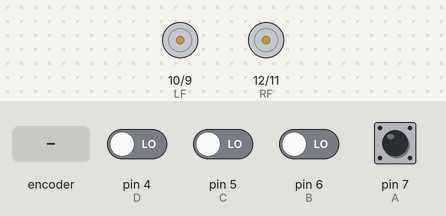
Bench run of a sketch on a simulated Arduino Uno, built with avr-gcc and run on an emulated ATmega328P. Shown: motor-driver pin pairs drawn as motors (green arrow = first pin HIGH = forward, orange = second pin HIGH = backward, longer = more drive). The test bench sets the inputs (shaded band); at power-on: pin 7 (A) HIGH, pin 4 (D), pin 5 (C), pin 6 (B) LOW.

Above: at 1.8 s.
1.9 s: pin 4 (D) driven HIGH and pin 5 (C) driven HIGH
At 2.4 s:
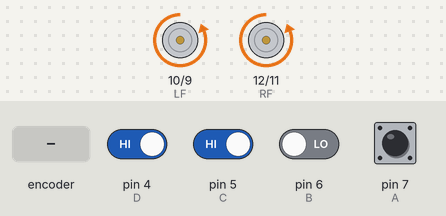
4.9 s: rotary encoder on pin 7 (A) / pin 6 (B) turned 1 step (first pin leading)
At 5.7 s:
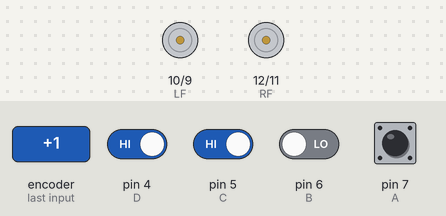
6.6 s: pin 4 (D) driven LOW
At 8.2 s:
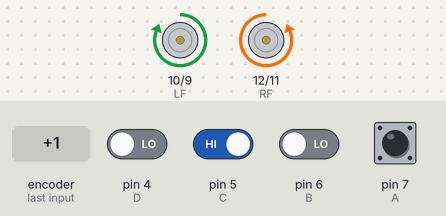
8.5 s: pin 4 (D) driven HIGH
At 9.3 s:
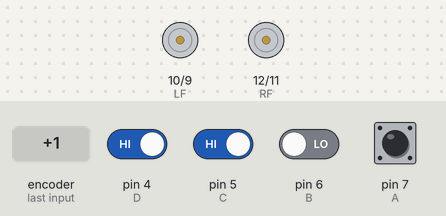
10.0 s: pin 5 (C) driven LOW
At 10.4 s:
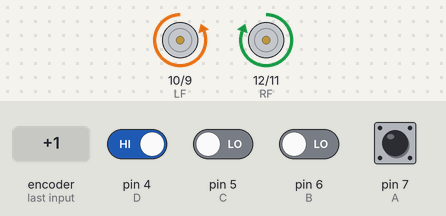
13.0 s: pin 5 (C) driven HIGH
At 13.6 s:
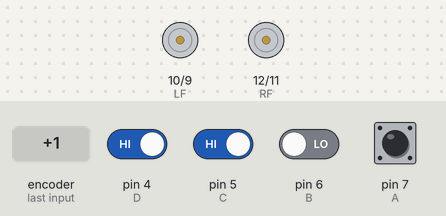
Timing chart, 0 to 15.5 s (numbered marks = the images above; inputs shaded):
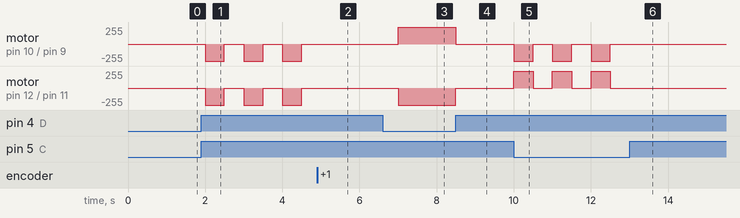

The sketch:

rc_mine_detector_Code.ino
```cpp
int LF=10;//left L293+
int LB=9; //left L293-
int RF=12;//right L293+
int RB=11;//right l293-
int A=7;
int B=6;
int C=5;
int D=4;                   //PIN numbers from serial to parallel converter connected to pins 7,6,5,4 from HT12D
                           //HT12D is connected to an RF module
boolean w,x,y,z;

void setup()
{pinMode(LF,OUTPUT);  //motor l293
 pinMode(LB,OUTPUT);
 pinMode(RF,OUTPUT);
 pinMode(RB,OUTPUT);
 pinMode(A,INPUT);            //ht12d
 pinMode(B,INPUT);
 pinMode(C,INPUT);
 pinMode(D,INPUT);
}
void loop()
{
  w=digitalRead(A);
  x=digitalRead(B);
  y=digitalRead(C);
  z=digitalRead(D);
  if((w==0)&&(x==1)&&(y==1)&&(z==1))
  up();
  if((w==1)&&(x==0)&&(y==1)&&(z==1))
  down();
  if((w==1)&&(x==1)&&(y==0)&&(z==1))
  left();
  if((w==1)&&(x==1)&&(y==1)&&(z==0))
  right();
  else
  wait();
}
void up()
{digitalWrite(RF,HIGH);            //forward
 digitalWrite(RB,LOW);
 digitalWrite(LF,HIGH);
 digitalWrite(LB,LOW);
 delay(500);

}

void down()
{digitalWrite(RF,LOW);                   //back
 digitalWrite(RB,HIGH);
 digitalWrite(LF,LOW);
 digitalWrite(LB,HIGH);
 delay(500);
}

void left()
{digitalWrite(RF,HIGH);                   //left
 digitalWrite(RB,LOW);
 digitalWrite(LF,LOW);
 digitalWrite(LB,HIGH);
 delay(500);
}
 void right()
 {digitalWrite(RF,LOW);                    //right
 digitalWrite(RB,HIGH);
 digitalWrite(LF,HIGH);
 digitalWrite(LB,LOW);
 delay(500);
 }
 void wait()
 {digitalWrite(RF,LOW);
 digitalWrite(RB,LOW);
 digitalWrite(LF,LOW);
 digitalWrite(LB,LOW);
 delay(500);
 }
```

Measured:
- after the input at 1.9 s, motor on pin 10 (LF) / pin 9 (LB), motor on pin 12 (RF) / pin 11 (RB): alternates backward 255/255 for 0.50 s and stopped for 0.50 s, starting after 0.10 s
- after the input at 4.9 s, motor on pin 10 (LF) / pin 9 (LB), motor on pin 12 (RF) / pin 11 (RB): stops changing and stays stopped
- after the input at 6.6 s, motor on pin 10 (LF) / pin 9 (LB): stopped → forward 255/255 after 0.40 s; motor on pin 12 (RF) / pin 11 (RB): stopped → backward 255/255 after 0.40 s
- after the input at 8.5 s, motor on pin 10 (LF) / pin 9 (LB): forward 255/255 → stopped at once; motor on pin 12 (RF) / pin 11 (RB): backward 255/255 → stopped at once
- after the input at 10.0 s, motor on pin 10 (LF) / pin 9 (LB): alternates backward 255/255 for 0.50 s and stopped for 0.50 s, starting at once; motor on pin 12 (RF) / pin 11 (RB): alternates forward 255/255 for 0.50 s and stopped for 0.50 s, starting at once
- after the input at 13.0 s, motor on pin 10 (LF) / pin 9 (LB), motor on pin 12 (RF) / pin 11 (RB): stops changing and stays stopped
